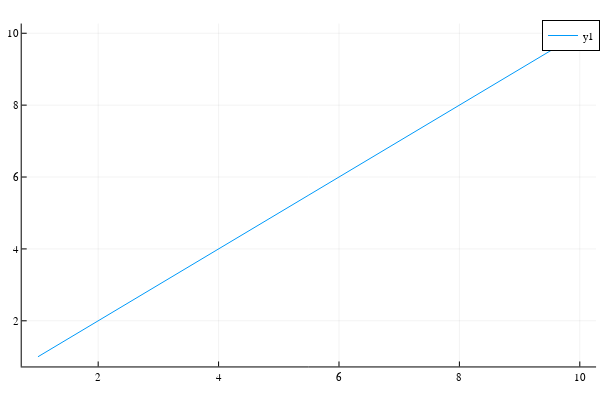

Notebook code cell kept with this figure:
### Code cell
plot(1:10)

### Figure 1 — Plotly figure (JSON) as saved in the notebook; plotly's stock layout.template omitted (floating-point values rounded to 4 significant figures)
{"data": [{"colorbar": {"title": {"text": ""}}, "legendgroup": "y1", "line": {"color": "rgba(0, 154, 250, 1.000)", "dash": "solid", "shape": "linear", "width": 1}, "mode": "lines", "name": "y1", "showlegend": true, "type": "scatter", "x": [1, 2, 3, 4, 5, 6, 7, 8, 9, 10], "xaxis": "x", "y": [1, 2, 3, 4, 5, 6, 7, 8, 9, 10], "yaxis": "y", "zmax": null, "zmin": null}], "layout": {"annotations": [], "height": 400, "legend": {"bgcolor": "rgba(255, 255, 255, 1.000)", "bordercolor": "rgba(0, 0, 0, 1)", "borderwidth": 1, "font": {"color": "rgba(0, 0, 0, 1)", "family": "sans-serif", "size": 11}, "title": {"font": {"color": "rgba(0, 0, 0, 1)", "family": "sans-serif", "size": 15}, "text": ""}, "tracegroupgap": 0, "traceorder": "normal", "x": 1, "xanchor": "auto", "y": 1, "yanchor": "auto"}, "margin": {"b": 20, "l": 0, "r": 0, "t": 20}, "paper_bgcolor": "rgba(255, 255, 255, 1.000)", "plot_bgcolor": "rgba(255, 255, 255, 1.000)", "showlegend": true, "width": 600, "xaxis": {"anchor": "y", "domain": [0.03619, 0.9934], "gridcolor": "rgba(0, 0, 0, 0.1)", "gridwidth": 0.5, "linecolor": "rgba(0, 0, 0, 1)", "mirror": false, "range": [0.73, 10.27], "showgrid": true, "showline": true, "showticklabels": true, "tickangle": 0, "tickcolor": "rgb(0, 0, 0)", "tickfont": {"color": "rgba(0, 0, 0, 1)", "family": "sans-serif", "size": 11}, "tickmode": "array", "ticks": "inside", "ticktext": ["2", "4", "6", "8", "10"], "tickvals": [2, 4, 6, 8, 10], "title": {"font": {"color": "rgba(0, 0, 0, 1)", "family": "sans-serif", "size": 15}, "text": ""}, "type": "linear", "visible": true, "zeroline": false, "zerolinecolor": "rgba(0, 0, 0, 1)"}, "yaxis": {"anchor": "x", "domain": [0.03762, 0.9902], "gridcolor": "rgba(0, 0, 0, 0.1)", "gridwidth": 0.5, "linecolor": "rgba(0, 0, 0, 1)", "mirror": false, "range": [0.73, 10.27], "showgrid": true, "showline": true, "showticklabels": true, "tickangle": 0, "tickcolor": "rgb(0, 0, 0)", "tickfont": {"color": "rgba(0, 0, 0, 1)", "family": "sans-serif", "size": 11}, "tickmode": "array", "ticks": "inside", "ticktext": ["2", "4", "6", "8", "10"], "tickvals": [2, 4, 6, 8, 10], "title": {"font": {"color": "rgba(0, 0, 0, 1)", "family": "sans-serif", "size": 15}, "text": ""}, "type": "linear", "visible": true, "zeroline": false, "zerolinecolor": "rgba(0, 0, 0, 1)"}}}
